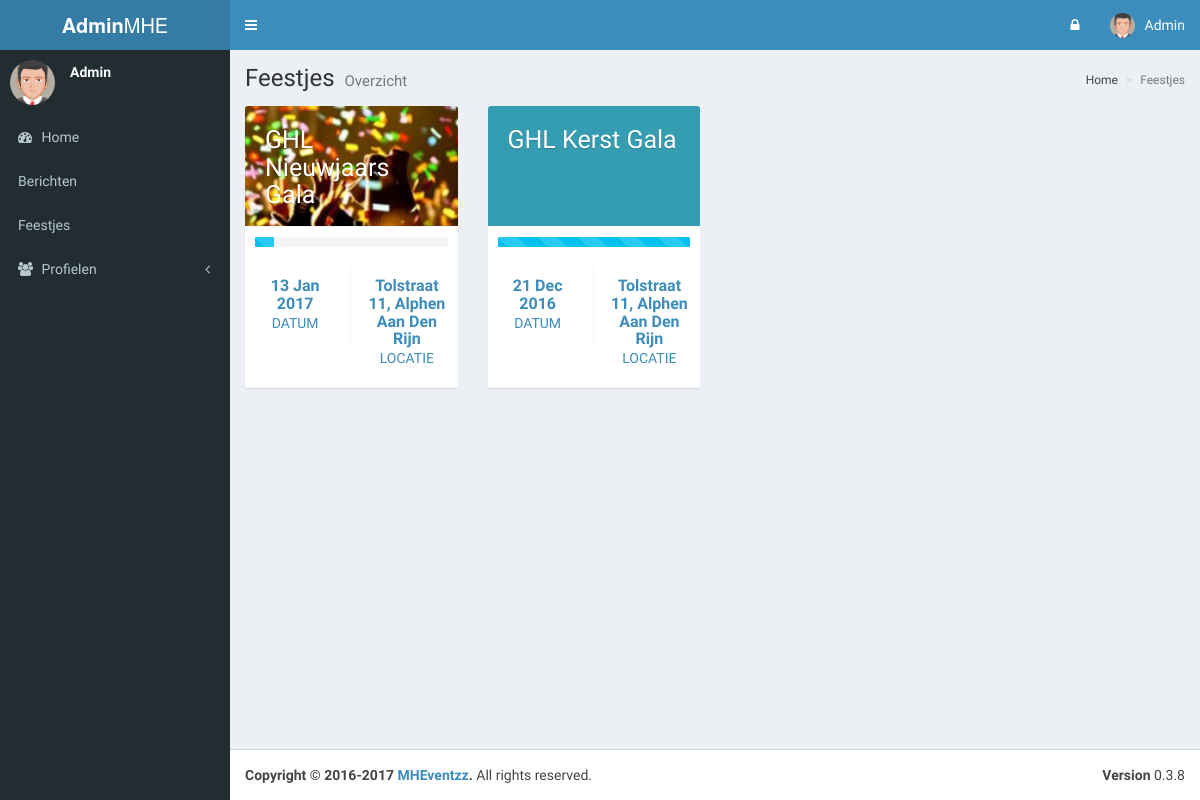
The app's page /admin/events.php (signed in), older data.
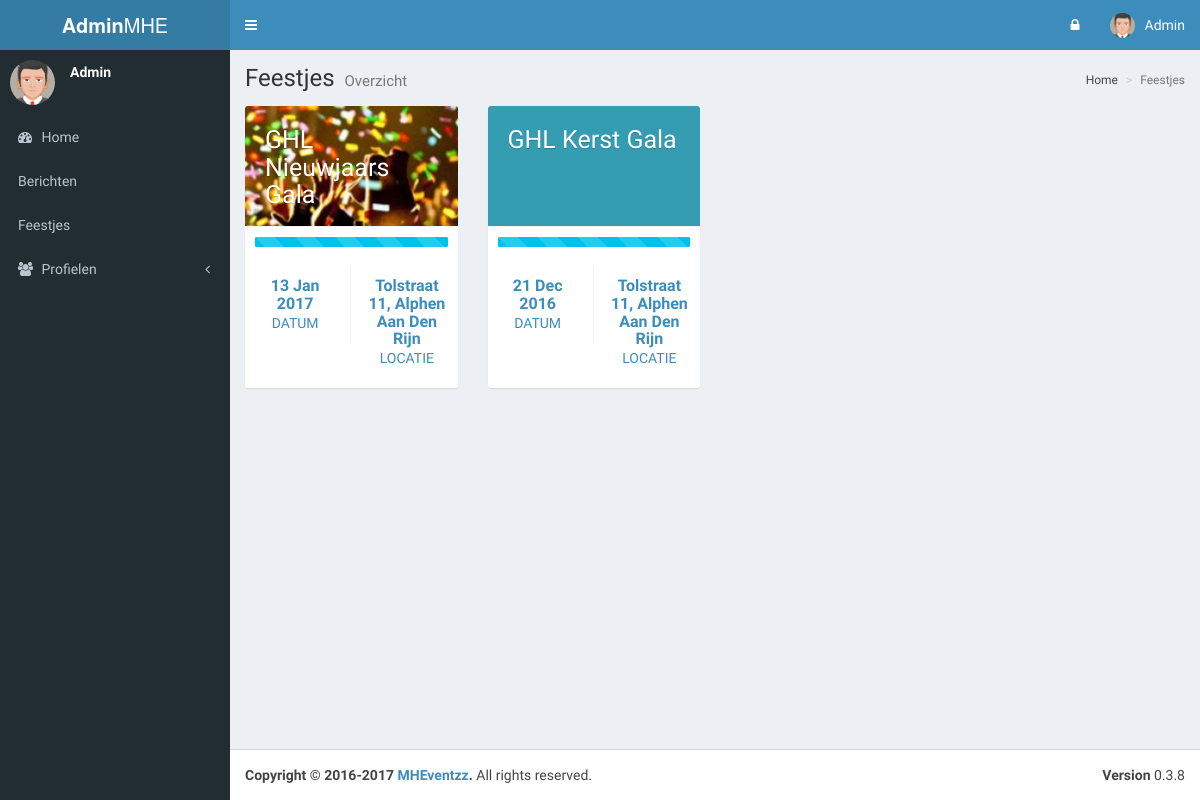
The same page, newer data.
### tables this page shows
CREATE TABLE IF NOT EXISTS `events` (
  `event_id` int(11) NOT NULL AUTO_INCREMENT,
  `event_title` varchar(255) NOT NULL,
  `event_description` text NOT NULL,
  `event_date` date NOT NULL,
  `event_cat` int(3) NOT NULL,
  `event_location` text NOT NULL,
  `event_color` varchar(7) NOT NULL,
  `event_progress` int(11) NOT NULL,
  `event_cover_image` text NOT NULL,
  `event_post` int(11) NOT NULL,
  `event_organization` varchar(255) NOT NULL,
  `event_organization_contact` varchar(255) NOT NULL,
  `event_organization_tel` varchar(20) NOT NULL,
  `event_organization_mail` varchar(255) NOT NULL,
  PRIMARY KEY (`event_id`)
);

### admin/events.php (the view, shortened to what this page needs)
<?php
include "top.php";
?>
  <div class="content-wrapper">
    <section class="content-header">
      <h1>
        Feestjes
        <small>Overzicht</small>
      </h1>
      <ol class="breadcrumb">
        <li><a href="index.php"><i class="ion ion-beer"></i> Home</a></li>
        <li class="active">Feestjes</li>
      </ol>
    </section>
    <section class="content">
          <?php
            $SQL = "SELECT *, DATE_FORMAT(event_date,'%d %b %Y') AS date FROM events ORDER BY event_date DESC";
            $col_number = 1;
            $result = $conn->query($SQL);
            while($row = mysqli_fetch_assoc($result)){
                if($col_number == 1){
                    echo "<div class='row'>";
                    $row_ended = false;
                }
                echo "<a href='event.php?event=" . $row['event_id'] . "'><div class='col-md-3 col-sm-6'>";
                    echo "<div class='box box-widget widget-user'>";
                        echo "<div class='widget-user-header bg-black' style='background: " . $row['event_color'] . " ";
                            if(!empty($row['event_cover_image'])){
                                echo "url(\"" . $row['event_cover_image'] . "\") center center ";
                            }
                        echo "!important;'>";
                            echo "<h3 class='widget-user-username'>" . $row['event_title'] . "</h3>";
                        echo "</div>";
                        echo "<div class='box-footer' style='padding-top: 10px!important;'>";
                            echo "<div class='row'>";
                                echo "<div class='col-xs-12'><div class='progress progress-sm active'><div class='progress-bar progress-bar-aqua progress-bar-striped' role='progressbar' aria-valuenow='" . $row['event_progress'] . "' aria-valuemin='0' aria-valuemax='100' style='width: " . $row['event_progress'] . "%'><span class='sr-only'>" . $row['event_progress'] . "% Complete</span></div></div></div>";
                            echo "</div>";
                            echo "<div class='row'>";
                                echo "<div class='col-sm-6 border-right'>";
                                    echo "<div class='description-block'>";
                                        echo "<h5 class='description-header'>" . $row['date'] . "</h5>";
                                        echo "<span class='description-text'>Datum</span>";
                                    echo "</div>";
                                echo "</div>";
                                echo "<div class='col-sm-6'>";
                                    echo "<div class='description-block'>";
                                        echo "<h5 class='description-header'>" . $row['event_location'] . "</h5>";
                                        echo "<span class='description-text'>Locatie</span>";
                                    echo "</div>";
                                echo "</div>";
                            echo "</div>";
                        echo "</div>";
                    echo "</div>";
                echo "</div></a>";
                $col_number++;
            }
            if(!$row_ended){
                echo "</div>";
            }
          ?>
    </section>
  </div>
<?php
include "bottom.php";
?>

### admin/top.php (shortened to what this page needs)
<!DOCTYPE html>
<html>
<head>
    <link rel="stylesheet" href="bootstrap/css/bootstrap.min.css">
    <link rel="stylesheet" href="https://cdnjs.cloudflare.com/ajax/libs/font-awesome/4.5.0/css/font-awesome.min.css">
    <link rel="stylesheet" href="https://cdnjs.cloudflare.com/ajax/libs/ionicons/2.0.1/css/ionicons.min.css">
    <link rel="stylesheet" href="plugins/jvectormap/jquery-jvectormap-1.2.2.css">
    <link rel="stylesheet" href="dist/css/AdminLTE.min.css">
    <link rel="stylesheet" href="plugins/bootstrap-wysihtml5/bootstrap3-wysihtml5.min.css">
      <link rel="stylesheet" href="plugins/iCheck/square/blue.css">
    <link rel="stylesheet" href="dist/css/skins/_all-skins.min.css">
</head>
<body class="hold-transition skin-blue fixed sidebar-mini">
<div class="wrapper">
  <header class="main-header">
    <a href="index.php" class="logo">
      <span class="logo-lg"><b>Admin</b>MHE</span>
    </a>
    <nav class="navbar navbar-static-top">
      <a href="#" class="sidebar-toggle" data-toggle="offcanvas" role="button">
      </a>
      <div class="navbar-custom-menu">
        <ul class="nav navbar-nav">
          <li class="dropdown tasks-menu">
            <a href="lock.php" class="dropdown-toggle">
              <i class="fa fa-lock"></i>
            </a>
          </li>
          <li class="dropdown user user-menu">
            <a href="#" class="dropdown-toggle" data-toggle="dropdown">
              <img src="<?php echo $_SESSION['user_image']; ?>" class="user-image" alt="User Image">
              <span class="hidden-xs"><?php echo $_SESSION['user_name']; ?></span>
            </a>
          </li>
        </ul>
      </div>
    </nav>
  </header>
  <aside class="main-sidebar">
    <section class="sidebar">
      <div class="user-panel">
        <div class="pull-left image">
          <img src="<?php echo $_SESSION['user_image']; ?>" class="img-circle" alt="User Image">
        </div>
        <div class="pull-left info">
          <p><?php echo $_SESSION['user_name']; ?></p>
        </div>
      </div>
      <ul class="sidebar-menu">
        <li>
          <a href="index.php">
            <i class="fa fa-dashboard"></i> <span>Home</span>
          </a>
        </li>
        <li>
            <a href="newsitems.php">
                <i class="ion ion-android-textsms"></i> <span>Berichten</span>
            </a>
        </li>
        <li>
            <a href="events.php">
                <i class="ion ion-beer"></i> <span>Feestjes</span>
            </a>
        </li>
        <li class="treeview">
            <a href="#">
                <i class="fa fa-users"></i> <span>Profielen</span>
                <span class="pull-right-container">
                    <i class="fa fa-angle-left pull-right"></i>
                </span>
            </a>
        </li>
      </ul>
    </section>
  </aside>

### admin/bottom.php (shortened to what this page needs)
<footer class="main-footer">
    <div class="pull-right hidden-xs">
      <b>Version</b> 0.3.8
    </div>
    <strong>Copyright &copy; 2016-2017 <a href="http://MHEventzz.nl">MHEventzz</a>.</strong> All rights
    reserved.
  </footer>
</div>
</body>
</html>

Row changes from the older to the newer data that the page shows:
changed events "GHL Nieuwjaars Gala": event_progress 10 → 100 (drawn)
